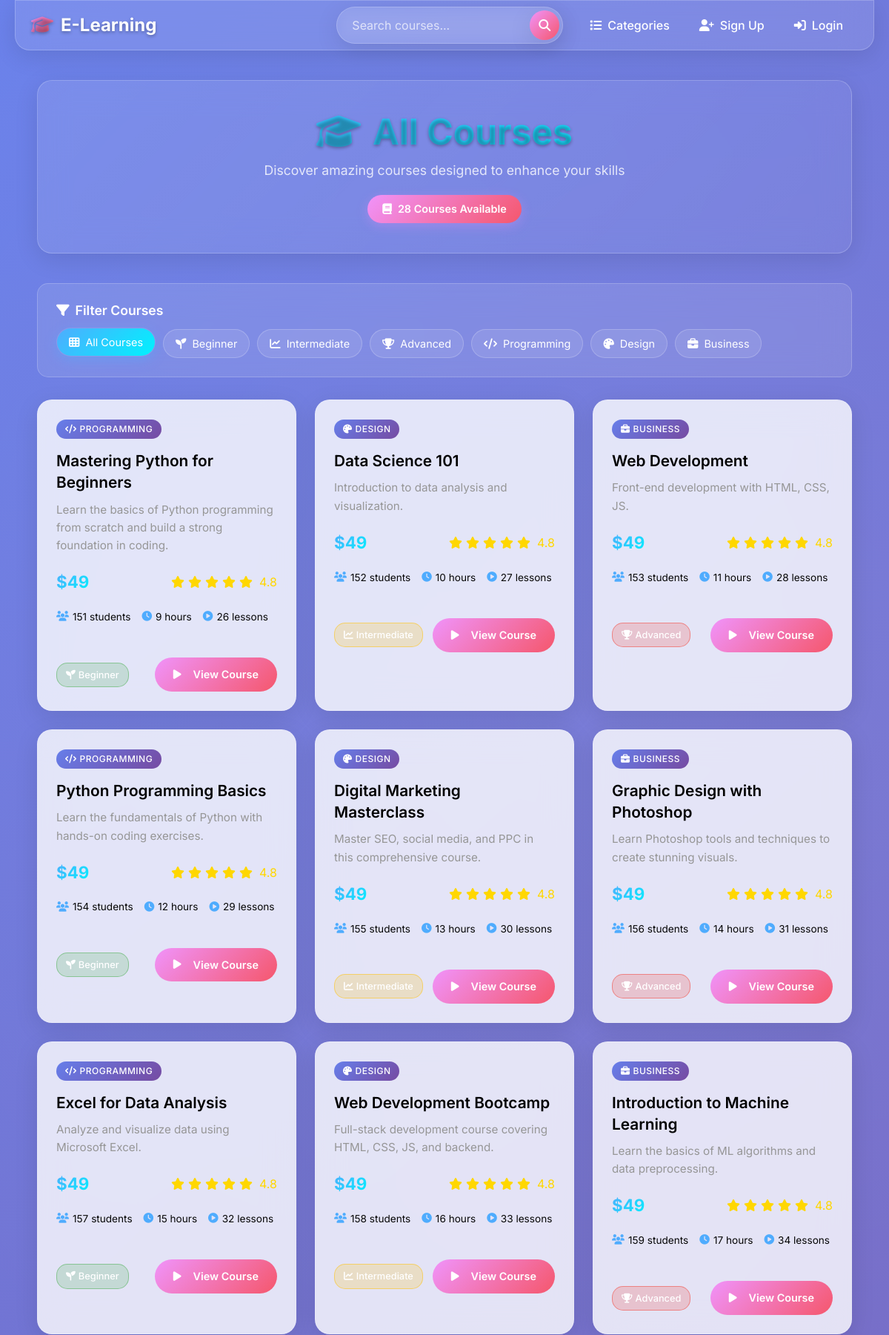
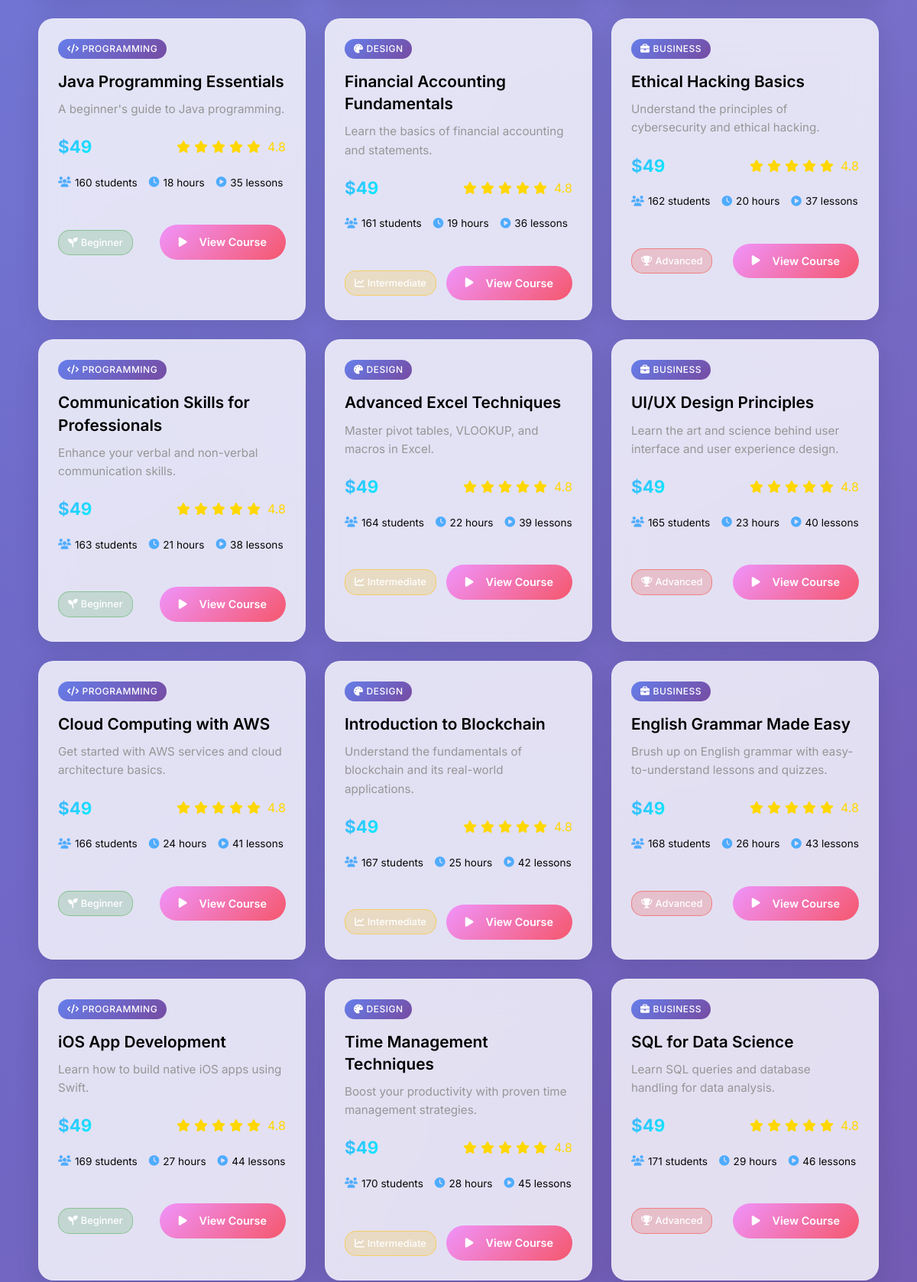
The page / (upper part) on the database its author committed (2 pictures, top to bottom).
### catalog/models.py (models this page shows, shortened)
class Course(models.Model):
    title = models.CharField(max_length=200)
    description = models.TextField()
    instructor = models.ForeignKey(User, on_delete=models.CASCADE)
    category = models.ForeignKey(Category, on_delete=models.CASCADE)
    skills = models.CharField(max_length=500, blank=True)  # new field
    created_at = models.DateTimeField(auto_now_add=True)

### catalog/views.py (the view)
# urls.py: path('', views.course_list, name='course_list'),
def course_list(request):
    courses = Course.objects.all()
    return render(request, 'catalog/course_list.html', {'courses': courses})

### catalog/templates/catalog/course_list.html (shortened to what this page needs)
{% extends 'catalog/base.html' %}
{% block content %}
<div class="courses-header">
    <h1 class="courses-title">
        <i class="fas fa-graduation-cap me-3"></i>All Courses
    </h1>
    <p class="courses-subtitle">Discover amazing courses designed to enhance your skills</p>
    {% if courses %}
        <div class="courses-count">
            <i class="fas fa-book me-2"></i>{{ courses|length }} Course{{ courses|length|pluralize }} Available
        </div>
    {% endif %}
</div>
<div class="filter-section">
    <h4 class="filter-title">
        <i class="fas fa-filter me-2"></i>Filter Courses
    </h4>
    <div class="filter-buttons">
        <button class="filter-btn active" data-filter="all">
            <i class="fas fa-th me-2"></i>All Courses
        </button>
        <button class="filter-btn" data-filter="beginner">
            <i class="fas fa-seedling me-2"></i>Beginner
        </button>
        <button class="filter-btn" data-filter="intermediate">
            <i class="fas fa-chart-line me-2"></i>Intermediate
        </button>
        <button class="filter-btn" data-filter="advanced">
            <i class="fas fa-trophy me-2"></i>Advanced
        </button>
        <button class="filter-btn" data-filter="programming">
            <i class="fas fa-code me-2"></i>Programming
        </button>
        <button class="filter-btn" data-filter="design">
            <i class="fas fa-palette me-2"></i>Design
        </button>
        <button class="filter-btn" data-filter="business">
            <i class="fas fa-briefcase me-2"></i>Business
        </button>
    </div>
</div>
{% if courses %}
    <div class="courses-grid">
        {% for course in courses %}
            <a href="{% url 'course_detail' course.pk %}" class="course-card" data-category="programming" data-level="beginner">
                <div class="course-header">
                    <div class="course-category">
                    </div>
                    <h3 class="course-title">{{ course.title }}</h3>
                    <p class="course-description">
                        {% if course.description %}
                            {{ course.description|truncatewords:20 }}
                        {% else %}
                            Master the fundamentals and advanced concepts of this comprehensive course designed for learners of all levels.
                        {% endif %}
                    </p>
                    <div class="course-meta">
                        <div class="course-price">
                            {% if course.price %}
                                ${{ course.price }}
                            {% else %}
                                $49
                            {% endif %}
                        </div>
                        <div class="course-rating">
                            <i class="fas fa-star"></i>
                            <i class="fas fa-star"></i>
                            <i class="fas fa-star"></i>
                            <i class="fas fa-star"></i>
                            <i class="fas fa-star"></i>
                            <span class="ms-1">4.8</span>
                        </div>
                    </div>
                    <div class="course-stats">
                        <div class="stat-item">
                            <i class="fas fa-users"></i>
                            <span>{{ forloop.counter|add:150 }} students</span>
                        </div>
                        <div class="stat-item">
                            <i class="fas fa-clock"></i>
                            <span>{{ forloop.counter|add:8 }} hours</span>
                        </div>
                        <div class="stat-item">
                            <i class="fas fa-play-circle"></i>
                            <span>{{ forloop.counter|add:25 }} lessons</span>
                        </div>
                    </div>
                </div>
                <div class="course-footer">
                    <span class="course-level level-beginner">
                    </span>
                    <button class="view-btn">
                        <i class="fas fa-play me-2"></i>View Course
                    </button>
                </div>
            </a>
        {% endfor %}
    </div>
{% endif %}
{% endblock %}

### catalog/templates/catalog/base.html (style rules this page uses)
:root { --primary-gradient: linear-gradient(135deg, #667eea 0%, #764ba2 100%); --secondary-gradient: linear-gradient(135deg, #f093fb 0%, #f5576c 100%); --success-gradient: linear-gradient(135deg, #4facfe 0%, #00f2fe 100%); --dark-gradient: linear-gradient(135deg, #2c3e50 0%, #34495e 100%); --glass-bg: rgba(255, 255, 255, 0.1); --glass-border: rgba(255, 255, 255, 0.2); --shadow-light: 0 8px 32px rgba(0, 0, 0, 0.1); --shadow-heavy: 0 20px 40px rgba(0, 0, 0, 0.15); --text-primary: #2c3e50; --text-secondary: #6c757d; --border-color: #e9ecef; --shadow-hover: 0 20px 60px rgba(0, 0, 0, 0.15); }
* { margin: 0; padding: 0; box-sizing: border-box; }
body { font-family: 'Inter', sans-serif; background: linear-gradient(135deg, #667eea 0%, #764ba2 100%); min-height: 100vh; overflow-x: hidden; }
.course-card { background: var(--glass-bg); backdrop-filter: blur(20px); border: 1px solid var(--glass-border); border-radius: 20px; overflow: hidden; transition: all 0.3s ease; box-shadow: var(--shadow-light); position: relative; }
.course-card::before { content: ''; position: absolute; top: 0; left: 0; right: 0; height: 4px; background: var(--secondary-gradient); transform: scaleX(0); transition: transform 0.3s ease; }
.course-title { font-size: 1.3rem; font-weight: 600; color: white; margin-bottom: 10px; }
.course-description { color: rgba(255, 255, 255, 0.8); margin-bottom: 20px; line-height: 1.6; }
.course-meta { display: flex; justify-content: space-between; align-items: center; margin-bottom: 20px; }
.course-price { font-size: 1.4rem; font-weight: 700; color: #4facfe; }
.course-rating { display: flex; align-items: center; gap: 5px; color: #ffd700; }
.animate-on-scroll { opacity: 0; transform: translateY(30px); transition: all 0.6s ease; }

### rows shown on the page
Course: title "Mastering Python for Beginners", description "Learn the basics of Python programming from scratch and build a strong foundation in coding."
Course: title "Data Science 101", description "Introduction to data analysis and visualization."
Course: title "Web Development", description "Front-end development with HTML, CSS, JS."
Course: title "Python Programming Basics", description "Learn the fundamentals of Python with hands-on coding exercises."
Course: title "Digital Marketing Masterclass", description "Master SEO, social media, and PPC in this comprehensive course."
Course: title "Graphic Design with Photoshop", description "Learn Photoshop tools and techniques to create stunning visuals."
Course: title "Excel for Data Analysis", description "Analyze and visualize data using Microsoft Excel."
Course: title "Web Development Bootcamp", description "Full-stack development course covering HTML, CSS, JS, and backend."
Course: title "Introduction to Machine Learning", description "Learn the basics of ML algorithms and data preprocessing."
Course: title "Java Programming Essentials", description "A beginner's guide to Java programming."
Course: title "Financial Accounting Fundamentals", description "Learn the basics of financial accounting and statements."
Course: title "Ethical Hacking Basics", description "Understand the principles of cybersecurity and ethical hacking."
Course: title "Communication Skills for Professionals", description "Enhance your verbal and non-verbal communication skills."
Course: title "Advanced Excel Techniques", description "Master pivot tables, VLOOKUP, and macros in Excel."
Course: title "UI/UX Design Principles", description "Learn the art and science behind user interface and user experience design."
Course: title "Cloud Computing with AWS", description "Get started with AWS services and cloud architecture basics."
Course: title "Introduction to Blockchain", description "Understand the fundamentals of blockchain and its real-world applications."
Course: title "English Grammar Made Easy", description "Brush up on English grammar with easy-to-understand lessons and quizzes."
Course: title "iOS App Development", description "Learn how to build native iOS apps using Swift."
Course: title "Time Management Techniques", description "Boost your productivity with proven time management strategies."
Course: title "SQL for Data Science", description "Learn SQL queries and database handling for data analysis."

### other values the page prints
{{ courses|length }} "28"
